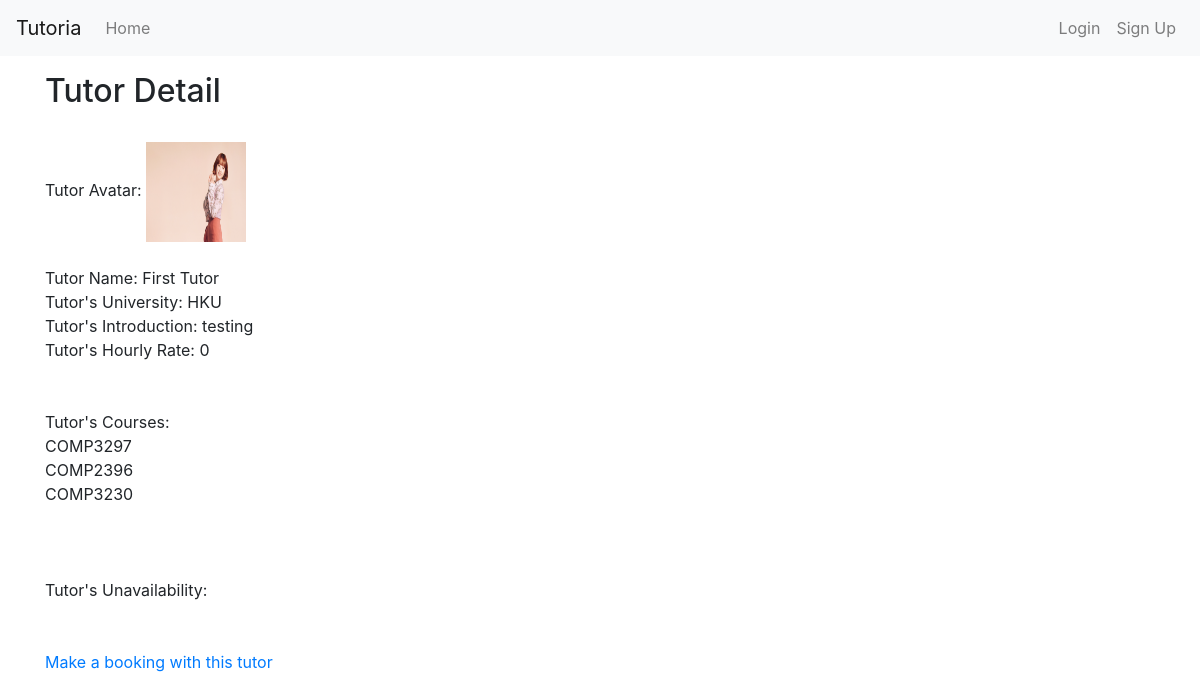
The app's page /tutors/3/ with its own data.
### tutors/models.py (models this page shows, shortened)
class Tutor(models.Model):
    tutor = models.OneToOneField(User, on_delete=models.CASCADE) #extends User class
    privateTutor = models.BooleanField(default=False)
    timePerSlot = models.PositiveIntegerField(default=60)
    university = models.CharField(max_length=50, blank=True)
    phoneNumber = models.CharField(max_length=8, blank=True)
    avatar = models.ImageField(upload_to=user_directory_path)
    introduction = models.TextField(max_length=100, blank=True)
    hourlyRate = models.PositiveIntegerField(default=0)
    wallet = models.PositiveIntegerField(default=0)
    rating = models.PositiveIntegerField(default=0)
    rate_time = models.PositiveIntegerField(default=0)
    show_tutor = models.BooleanField(default=True, blank=True)
    courseTaught = models.ManyToManyField(Course)
    tags = models.ManyToManyField(Tag)

class Course(models.Model):
    course_code = models.CharField(max_length=8, blank=True)
    course_name = models.CharField(max_length=20, blank=True)
    def __str__(self):
        return self.course_code

### tutors/views.py (the view)
# urls.py: url(r'^(?P<pk>[0-9]+)/$', views.ShowOneTutor.as_view(), name='tutor_detail'),
class ShowOneTutor(generic.DetailView):
    model = Tutor
    template_name = 'viewOneTutor.html'
    def get_context_data(self, **kwargs):
        context = super(ShowOneTutor, self).get_context_data(**kwargs)
        context['unavailability_list'] = NotAvailableSlot.objects.all()
        return context

### Tutoria/context_processors.py (called while the page is built)
def base_template_name_context_processor(request):
    base_template_name = 'base.html'
    if request.user.is_authenticated():
        if Tutor.objects.filter(tutor=request.user):
            base_template_name = 'base_tutor.html'
    return {
        'base_template_name': base_template_name,
    }

### tutors/templates/viewOneTutor.html (shortened to what this page needs)
{% extends base_template_name %}
{% block content %}
<h2>Tutor Detail</h2><br>
Tutor Avatar: <img src="{{ MEDIA_URL }}{{ object.avatar }}" height="100" width="100" alt="Tutor Avatar"> <br><br>
Tutor Name: {{ object.tutor.first_name }} {{ object.tutor.last_name }} <br>
Tutor's University: {{ object.university }} <br>
Tutor's Introduction: {{ object.introduction }} <br>
Tutor's Hourly Rate: {{ object.hourlyRate }} <br>
<br><br>
Tutor's Courses: <br>
{% for course in object.courseTaught.all %}
{{ course }} <br>
{% endfor %}
<br><br><br>
Tutor's Unavailability: <br>
<br><br>
<a href="{% url 'tutorial:make_booking' object.pk %}">Make a booking with this tutor</a>
{% endblock %}

### records on screen
Tutor: avatar (picture), tutor.first_name "First", tutor.last_name "Tutor", university "HKU", introduction "testing", hourlyRate "0"
Course: course_code "COMP3297"
Course: course_code "COMP2396"
Course: course_code "COMP3230"
